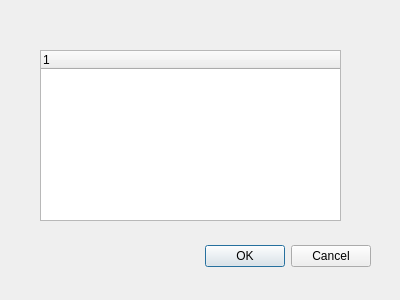
<?xml version="1.0" encoding="UTF-8"?>
<ui version="4.0">
 <class>daorudialog</class>
 <widget class="QDialog" name="daorudialog">
  <property name="geometry">
   <rect>
    <x>0</x>
    <y>0</y>
    <width>400</width>
    <height>300</height>
   </rect>
  </property>
  <property name="windowTitle">
   <string>导入</string>
  </property>
  <widget class="QDialogButtonBox" name="buttonBox">
   <property name="geometry">
    <rect>
     <x>30</x>
     <y>240</y>
     <width>341</width>
     <height>32</height>
    </rect>
   </property>
   <property name="orientation">
    <enum>Qt::Horizontal</enum>
   </property>
   <property name="standardButtons">
    <set>QDialogButtonBox::Cancel|QDialogButtonBox::Ok</set>
   </property>
  </widget>
  <widget class="QTreeWidget" name="treeWidget">
   <property name="geometry">
    <rect>
     <x>40</x>
     <y>50</y>
     <width>301</width>
     <height>171</height>
    </rect>
   </property>
   <column>
    <property name="text">
     <string notr="true">1</string>
    </property>
   </column>
  </widget>
 </widget>
 <resources/>
 <connections>
  <connection>
   <sender>buttonBox</sender>
   <signal>accepted()</signal>
   <receiver>daorudialog</receiver>
   <slot>accept()</slot>
   <hints>
    <hint type="sourcelabel">
     <x>248</x>
     <y>254</y>
    </hint>
    <hint type="destinationlabel">
     <x>157</x>
     <y>274</y>
    </hint>
   </hints>
  </connection>
  <connection>
   <sender>buttonBox</sender>
   <signal>rejected()</signal>
   <receiver>daorudialog</receiver>
   <slot>reject()</slot>
   <hints>
    <hint type="sourcelabel">
     <x>316</x>
     <y>260</y>
    </hint>
    <hint type="destinationlabel">
     <x>286</x>
     <y>274</y>
    </hint>
   </hints>
  </connection>
 </connections>
</ui>
